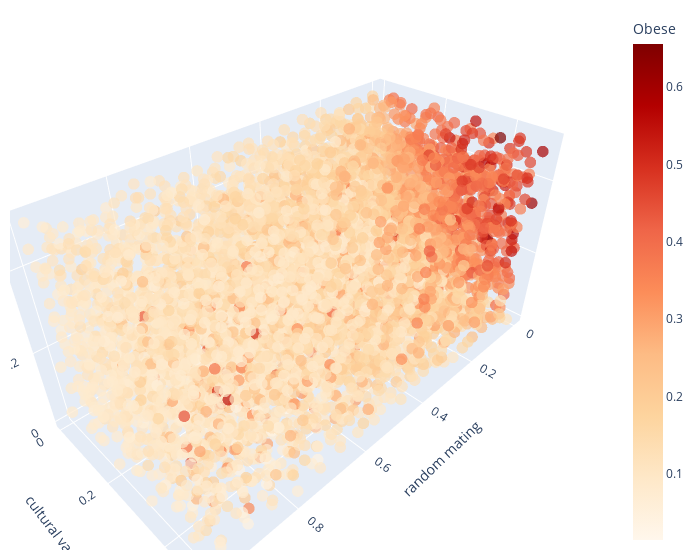

This figure's notebook cell:
### Code cell
fig = px.scatter_3d(df, x='p_random_mating', y='p_vertical_trans_variance', z= 'p_initial_genetic_variance',
              color='g4', color_continuous_scale = px.colors.sequential.OrRd)

fig.update_traces(marker=dict(size=4, opacity = 0.7),
                  selector=dict(mode='markers'))
fig.update_layout(scene = dict(
                    xaxis_title='random mating',
                    yaxis_title='cultural variance',
                    zaxis_title='genetic variance'),
                    width=700,
                    margin=dict(r=20, b=10, l=10, t=10), 
                    coloraxis_colorbar=dict(title="Obese")
                    )
fig.show()
fig.write_image(plots_path + "3D-scatter-snp-vt-efast-obesity.pdf")
shutil.copy(plots_path + "3D-scatter-snp-vt-efast-obesity.pdf", "../manuscript/plots/")

### Figure 1 — Plotly figure (JSON) as saved in the notebook; plotly's stock layout.template omitted (floating-point values rounded to 4 significant figures; data arrays with more than 128 entries replaced by an {"elided": "..."} marker saying what was removed)
{"data": [{"hovertemplate": "p_random_mating=%{x}<br>p_vertical_trans_variance=%{y}<br>p_initial_genetic_variance=%{z}<br>g4=%{marker.color}<extra></extra>", "legendgroup": "", "marker": {"color": {"elided": "6000 float values"}, "coloraxis": "coloraxis", "opacity": 0.7, "size": 4, "symbol": "circle"}, "mode": "markers", "name": "", "scene": "scene", "showlegend": false, "type": "scatter3d", "x": {"elided": "6000 float values"}, "y": {"elided": "6000 float values"}, "z": {"elided": "6000 float values"}}], "layout": {"coloraxis": {"colorbar": {"title": {"text": "Obese"}}, "colorscale": [[0, "rgb(255,247,236)"], [0.125, "rgb(254,232,200)"], [0.25, "rgb(253,212,158)"], [0.375, "rgb(253,187,132)"], [0.5, "rgb(252,141,89)"], [0.625, "rgb(239,101,72)"], [0.75, "rgb(215,48,31)"], [0.875, "rgb(179,0,0)"], [1, "rgb(127,0,0)"]]}, "legend": {"tracegroupgap": 0}, "margin": {"b": 10, "l": 10, "r": 20, "t": 10}, "scene": {"domain": {"x": [0, 1], "y": [0, 1]}, "xaxis": {"title": {"text": "random mating"}}, "yaxis": {"title": {"text": "cultural variance"}}, "zaxis": {"title": {"text": "genetic variance"}}}, "width": 700}}
